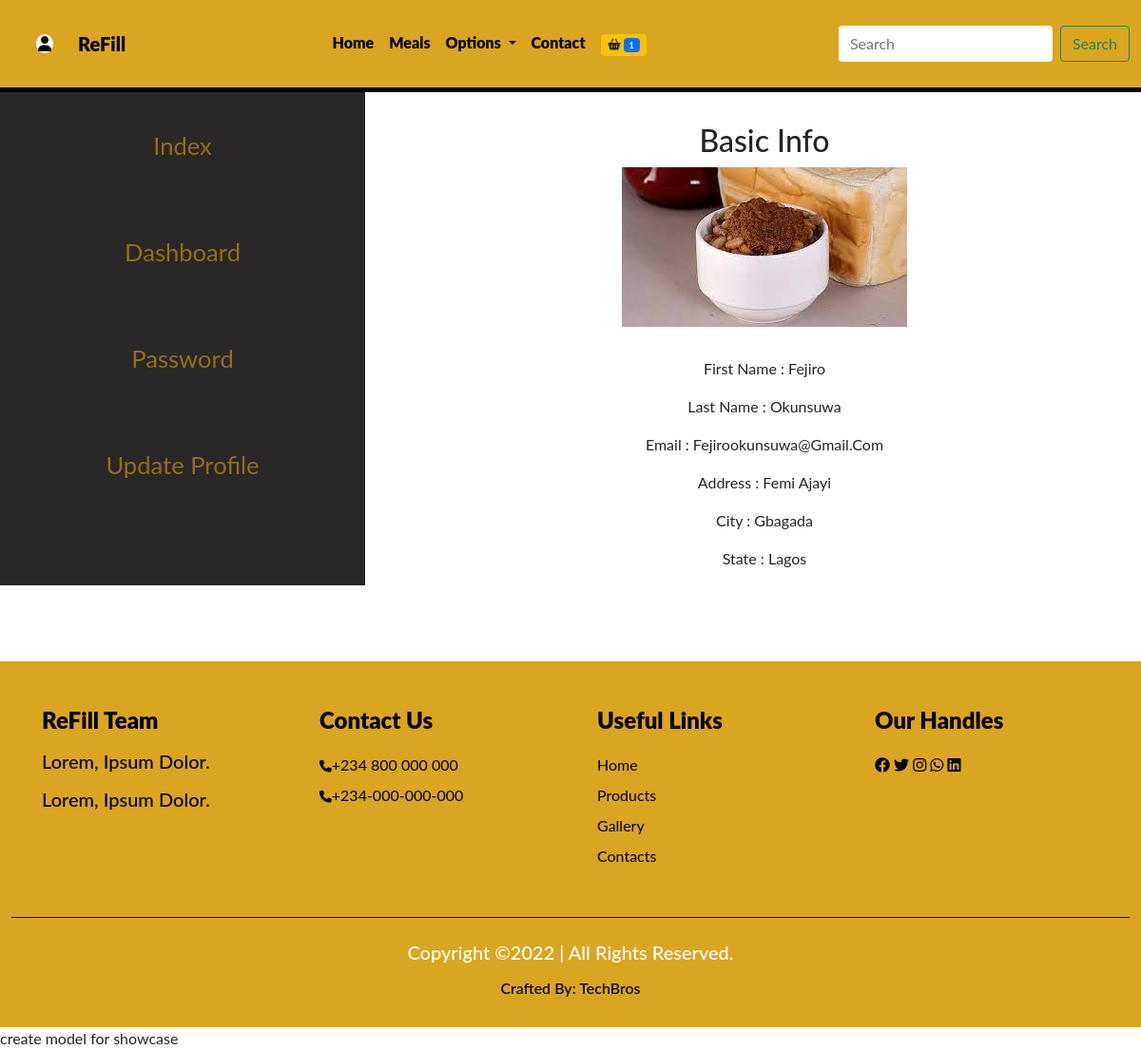
The app's page /profile (signed in) with its own data.
### dashboard/models.py (models this page shows, shortened)
class Profile(models.Model):
    user = models.OneToOneField(User, on_delete=models.CASCADE)
    first_name = models.CharField(max_length=250)
    last_name = models.CharField(max_length=250)
    email = models.EmailField(max_length=250)
    phone = models.CharField(max_length=20)
    address = models.CharField(max_length=250)
    city = models.CharField(max_length=250)
    state = models.CharField(max_length=250)
    profile_pix = models.ImageField(upload_to='dashboard', default='dashboard/avatar.jpg')

### techbro/views.py (the view)
# urls.py: path('profile', profile, name='profile'),
@login_required(login_url='signin')
def profile(request):
    profile_data = Profile.objects.get(user__username = request.user.username)
    context = {
    'profile_data':profile_data
    }
    return render(request, 'dashboard.html', context)

### techbro/context_processor.py (called while the page is built)
def cartcount(request):
    count = Shopcart.objects.filter(user__username = request.user.username, paid=False)
    itemcount = 0
    for item in count:
        itemcount += int(item.user.id)
    context = {
        'itemcount' : itemcount
    }
    return context

### techbro/templates/dashboard.html (shortened to what this page needs)
{% extends 'base.html' %}
{% block header %} {% include 'header.html' %}{% endblock header %}
{% block content %}
<section class="bigger">
    <div class="row text-center">
        {% include 'dash_sidebar.html' %}
        <div class="col-5 col-sm-6 col-md-3 col-lg-2 col-xl-8 base">
            <div class="basic">
                <div class="basicheader">
                    <h2>Basic Info</h2>
                </div>
                <div class="profileicon">
                    <img src="{{profile_data.profile_pix.url}}">
                </div>
                <div class="info">
                    <p>First Name : {{profile_data.first_name|title}}</p>
                    <p>Last Name  : {{profile_data.last_name|title}}</p>
                    <p>Email : {{profile_data.email|title}}</p>
                    <p>Address : {{profile_data.address|title}}</p>
                    <p>City : {{profile_data.city|title}}</p>
                    <p>State : {{profile_data.state|title}}</p>
                </div>
            </div>
        </div>
      </div>
</section>
{% endblock content %}
{% block footer %} {% include 'footer.html' %}{% endblock footer %}

### techbro/static/css/index.css (style rules this page uses)
* { margin: 0; padding: 0; box-sizing: border-box; }

### techbro/static/css/dash.css (style rules this page uses)
* { box-sizing: border-box; margin: 0; padding: 0; }
.basicheader h2 { font-size: 2rem; margin-top: 2rem; }
.basic .info { font-size: 1rem; margin-top: 2rem; }

### techbro/static/css/nedu.css (style rules this page uses)
* { padding: 0; margin: 0; box-sizing: border-box; }
:root { --body: white; --navbody: pink; --navbar: #0f0f0ffb; --text: #f8aa02; --navback: #003566; --moon: black; }
body { font-family: 'Lato', sans-serif; background: var(--body); }

### techbro/static/css/style.css (style rules this page uses)
* { margin: 0; padding: 0; box-sizing: border-box; }

### records on screen
Profile: profile_pix (picture), first_name "Fejiro", last_name "Okunsuwa", email "Fejirookunsuwa@Gmail.Com", address "Femi Ajayi", city "Gbagada", state "Lagos"

### other values on screen
{{ itemcount }} "1"
